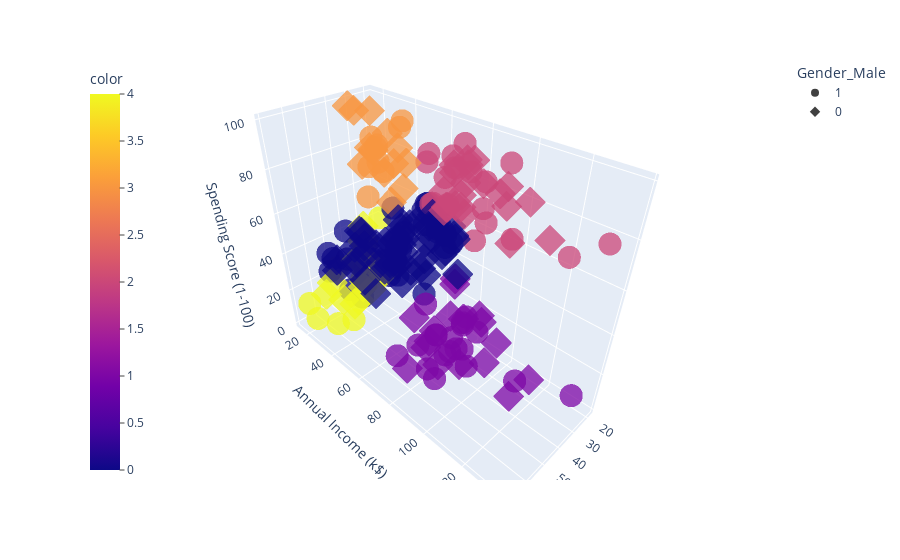

Here is the notebook cell this chart was saved with:
### Markdown cell above
Let's plot a 3-D scatterplot along with the customers separated by gender based on shapes - circle and diamond.

### Code cell
import plotly.express as px
fig = px.scatter_3d(df, x='Age', y='Annual Income (k$)', z='Spending Score (1-100)', color=model.fit_predict(df), symbol='Gender_Male', opacity=0.75)
fig.update_layout(coloraxis_colorbar=dict(yanchor="top", y=1, x=0, ticks="outside")) 
# fig.update_layout is being used to make the 'color' legend shift towards left side, otherwise the 'color' and 'Gender_Male' legends overlap
# fig.show()

### Figure 1 — Plotly figure (JSON) as saved in the notebook; plotly's stock layout.template omitted (floating-point values rounded to 4 significant figures)
{"data": [{"hovertemplate": "Gender_Male=1<br>Age=%{x}<br>Annual Income (k$)=%{y}<br>Spending Score (1-100)=%{z}<br>color=%{marker.color}<extra></extra>", "legendgroup": "1", "marker": {"color": [4, 3, 4, 4, 4, 3, 3, 4, 4, 3, 3, 3, 3, 4, 4, 3, 3, 4, 0, 0, 0, 0, 0, 0, 0, 0, 0, 0, 0, 0, 0, 0, 0, 0, 0, 0, 0, 0, 0, 0, 0, 0, 0, 0, 0, 0, 0, 0, 0, 0, 2, 0, 2, 1, 2, 1, 2, 1, 2, 1, 2, 1, 2, 1, 2, 1, 2, 1, 1, 1, 1, 1, 2, 1, 2, 1, 2, 1, 2, 1, 2, 1, 2, 2, 1, 2, 1, 2], "coloraxis": "coloraxis", "opacity": 0.75, "symbol": "circle"}, "mode": "markers", "name": "1", "scene": "scene", "showlegend": true, "type": "scatter3d", "x": [19, 21, 64, 67, 37, 22, 20, 52, 35, 25, 31, 29, 35, 60, 53, 18, 24, 48, 33, 59, 47, 69, 53, 70, 19, 63, 18, 19, 70, 59, 26, 40, 57, 38, 67, 48, 18, 48, 24, 48, 20, 67, 26, 49, 54, 68, 66, 65, 19, 27, 39, 43, 40, 59, 38, 47, 39, 20, 32, 19, 32, 25, 28, 48, 34, 43, 39, 37, 34, 19, 50, 42, 32, 40, 28, 36, 36, 58, 27, 59, 35, 46, 30, 28, 33, 32, 32, 30], "y": [15, 15, 19, 19, 20, 20, 21, 23, 24, 24, 25, 28, 28, 30, 33, 33, 38, 39, 42, 43, 43, 44, 46, 46, 46, 48, 48, 48, 49, 54, 54, 54, 54, 54, 54, 54, 59, 60, 60, 61, 61, 62, 62, 62, 63, 63, 63, 63, 64, 67, 69, 71, 71, 71, 71, 71, 71, 73, 73, 74, 75, 77, 77, 77, 78, 78, 78, 78, 78, 81, 85, 86, 87, 87, 87, 87, 87, 88, 88, 93, 93, 98, 99, 101, 113, 126, 137, 137], "z": [39, 81, 3, 14, 13, 79, 66, 29, 35, 73, 73, 82, 61, 4, 4, 92, 92, 36, 60, 60, 41, 46, 46, 56, 55, 51, 59, 59, 55, 47, 54, 48, 51, 55, 41, 46, 41, 49, 52, 42, 49, 59, 55, 56, 46, 43, 48, 52, 46, 56, 91, 35, 95, 11, 75, 9, 75, 5, 73, 10, 93, 12, 97, 36, 90, 17, 88, 1, 1, 5, 26, 20, 63, 13, 75, 10, 92, 15, 69, 14, 90, 15, 97, 68, 8, 74, 18, 83]}, {"hovertemplate": "Gender_Male=0<br>Age=%{x}<br>Annual Income (k$)=%{y}<br>Spending Score (1-100)=%{z}<br>color=%{marker.color}<extra></extra>", "legendgroup": "0", "marker": {"color": [4, 3, 4, 3, 4, 3, 3, 3, 4, 3, 4, 3, 4, 4, 4, 4, 3, 3, 4, 3, 4, 3, 4, 3, 4, 3, 4, 3, 0, 0, 0, 0, 0, 0, 0, 0, 0, 0, 0, 0, 0, 0, 0, 0, 0, 0, 0, 0, 0, 0, 0, 0, 0, 0, 0, 0, 0, 0, 0, 0, 0, 0, 0, 0, 0, 0, 0, 0, 0, 0, 0, 0, 0, 1, 2, 1, 2, 2, 1, 2, 1, 0, 2, 2, 1, 1, 2, 1, 2, 2, 2, 1, 2, 2, 2, 2, 1, 1, 2, 1, 2, 2, 1, 1, 1, 2, 1, 2, 2, 1, 2, 1], "coloraxis": "coloraxis", "opacity": 0.75, "symbol": "diamond"}, "mode": "markers", "name": "0", "scene": "scene", "showlegend": true, "type": "scatter3d", "x": [20, 23, 31, 22, 35, 23, 30, 35, 58, 24, 35, 35, 46, 54, 45, 40, 23, 21, 49, 21, 42, 30, 36, 20, 65, 31, 49, 24, 50, 27, 29, 31, 49, 31, 50, 51, 27, 67, 54, 43, 68, 32, 47, 60, 60, 45, 23, 49, 46, 21, 55, 22, 34, 50, 68, 40, 32, 47, 27, 23, 49, 21, 66, 19, 38, 18, 19, 63, 49, 51, 50, 38, 40, 23, 31, 25, 31, 29, 44, 35, 57, 28, 32, 32, 34, 44, 38, 47, 27, 30, 30, 56, 29, 31, 36, 33, 36, 52, 30, 37, 32, 29, 41, 54, 41, 36, 34, 32, 38, 47, 35, 45], "y": [16, 16, 17, 17, 18, 18, 19, 19, 20, 20, 21, 23, 25, 28, 28, 29, 29, 30, 33, 33, 34, 34, 37, 37, 38, 39, 39, 39, 40, 40, 40, 40, 42, 43, 43, 44, 46, 47, 47, 48, 48, 48, 49, 50, 50, 54, 54, 54, 54, 54, 57, 57, 58, 58, 59, 60, 60, 60, 60, 62, 62, 62, 63, 63, 64, 65, 65, 65, 65, 67, 67, 67, 69, 70, 70, 72, 72, 73, 73, 74, 75, 76, 76, 77, 78, 78, 78, 78, 78, 78, 78, 79, 79, 81, 85, 86, 87, 88, 88, 97, 97, 98, 99, 101, 103, 103, 103, 103, 113, 120, 120, 126], "z": [6, 77, 40, 76, 6, 94, 72, 99, 15, 77, 35, 98, 5, 14, 32, 31, 87, 73, 14, 81, 17, 73, 26, 75, 35, 61, 28, 65, 55, 47, 42, 42, 52, 54, 45, 50, 51, 52, 59, 50, 48, 47, 42, 49, 56, 53, 52, 42, 44, 57, 58, 55, 60, 46, 55, 40, 42, 47, 50, 41, 48, 42, 50, 54, 42, 48, 50, 43, 59, 43, 57, 40, 58, 29, 77, 34, 71, 88, 7, 72, 5, 40, 87, 74, 22, 20, 76, 16, 89, 78, 73, 35, 83, 93, 75, 95, 27, 13, 86, 32, 86, 88, 39, 24, 17, 85, 23, 69, 91, 16, 79, 28]}], "layout": {"coloraxis": {"colorbar": {"ticks": "outside", "title": {"text": "color"}, "x": 0, "y": 1, "yanchor": "top"}, "colorscale": [[0, "#0d0887"], [0.1111, "#46039f"], [0.2222, "#7201a8"], [0.3333, "#9c179e"], [0.4444, "#bd3786"], [0.5556, "#d8576b"], [0.6667, "#ed7953"], [0.7778, "#fb9f3a"], [0.8889, "#fdca26"], [1, "#f0f921"]]}, "legend": {"title": {"text": "Gender_Male"}, "tracegroupgap": 0}, "margin": {"t": 60}, "scene": {"domain": {"x": [0, 1], "y": [0, 1]}, "xaxis": {"title": {"text": "Age"}}, "yaxis": {"title": {"text": "Annual Income (k$)"}}, "zaxis": {"title": {"text": "Spending Score (1-100)"}}}}}
